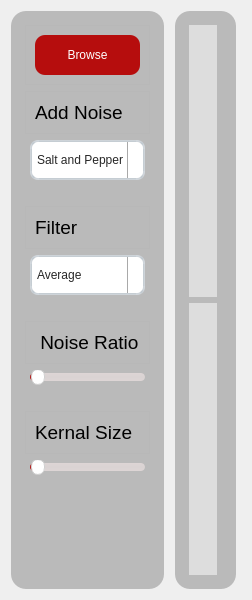
      <widget class="QWidget" name="tab">
       <attribute name="title">
        <string>Filter</string>
       </attribute>
       <layout class="QGridLayout" name="gridLayout_10">
        <item row="0" column="0">
         <layout class="QGridLayout" name="gridLayout">
          <item row="0" column="0">
           <layout class="QVBoxLayout" name="verticalLayout">
            <item>
             <widget class="QGroupBox" name="groupBox_8">
              <property name="maximumSize">
               <size>
                <width>250</width>
                <height>16777215</height>
               </size>
              </property>
              <property name="styleSheet">
               <string notr="true">QGroupBox {
  width: 65vw;
  height: 90vh;
  background-color:rgb(186, 186, 186) ;
  border-radius: 15px;
  padding: 5px; /* Adjust padding as needed */
  margin-right: 5px;
}

/* You may need to adjust the sub-controls styles based on your specific requirements */
QGroupBox::title {
  subcontrol-origin: margin;
  subcontrol-position: top center;
  padding: 0 3px;
}

QGroupBox::indicator {
  width: 13px;
  height: 13px;
}


</string>
              </property>
              <property name="title">
               <string/>
              </property>
              <layout class="QVBoxLayout" name="verticalLayout_15">
               <item>
                <widget class="QFrame" name="frame">
                 <property name="maximumSize">
                  <size>
                   <width>16777215</width>
                   <height>100</height>
                  </size>
                 </property>
                 <property name="frameShape">
                  <enum>QFrame::StyledPanel</enum>
                 </property>
                 <property name="frameShadow">
                  <enum>QFrame::Raised</enum>
                 </property>
                 <layout class="QGridLayout" name="gridLayout_3">
                  <item row="0" column="0">
                   <layout class="QHBoxLayout" name="horizontalLayout_20">
                    <property name="leftMargin">
                     <number>0</number>
                    </property>
                    <property name="topMargin">
                     <number>0</number>
                    </property>
                    <property name="rightMargin">
                     <number>0</number>
                    </property>
                    <property name="bottomMargin">
                     <number>0</number>
                    </property>
                    <item>
                     <widget class="QPushButton" name="browse_btn">
                      <property name="minimumSize">
                       <size>
                        <width>0</width>
                        <height>40</height>
                       </size>
                      </property>
                      <property name="styleSheet">
                       <string notr="true">QPushButton {
    width: 50%;
    background-color: rgb(182, 13, 13); /* Replace with the corresponding color value for --dark-grey in your application */
    color: white;
    border-radius: 10px;
    text-align: center;

}

QPushButton:hover {
    background-color: white;
color:red /* Replace with the corresponding color value for --darkest-color in your application */
}
</string>
                      </property>
                      <property name="text">
                       <string>Browse</string>
                      </property>
                     </widget>
                    </item>
                   </layout>
                  </item>
                 </layout>
                </widget>
               </item>
               <item>
                <layout class="QVBoxLayout" name="verticalLayout_2">
                 <property name="topMargin">
                  <number>0</number>
                 </property>
                 <property name="bottomMargin">
                  <number>100</number>
                 </property>
                 <item>
                  <layout class="QGridLayout" name="gridLayout_5">
                   <property name="topMargin">
                    <number>0</number>
                   </property>
                   <item row="0" column="0">
                    <widget class="QFrame" name="frame_2">
                     <property name="maximumSize">
                      <size>
                       <width>16777215</width>
                       <height>80</height>
                      </size>
                     </property>
                     <property name="frameShape">
                      <enum>QFrame::StyledPanel</enum>
                     </property>
                     <property name="frameShadow">
                      <enum>QFrame::Raised</enum>
                     </property>
                     <layout class="QGridLayout" name="gridLayout_4">
                      <item row="0" column="0">
                       <widget class="QLabel" name="label_4">
                        <property name="maximumSize">
                         <size>
                          <width>16777215</width>
                          <height>40</height>
                         </size>
                        </property>
                        <property name="font">
                         <font>
                          <pointsize>14</pointsize>
                         </font>
                        </property>
                        <property name="styleSheet">
                         <string notr="true"/>
                        </property>
                        <property name="text">
                         <string>Add Noise</string>
                        </property>
                        <property name="textFormat">
                         <enum>Qt::AutoText</enum>
                        </property>
                       </widget>
                      </item>
                     </layout>
                    </widget>
                   </item>
                   <item row="1" column="0">
                    <layout class="QHBoxLayout" name="horizontalLayout_21">
                     <property name="leftMargin">
                      <number>5</number>
                     </property>
                     <property name="topMargin">
                      <number>0</number>
                     </property>
                     <property name="rightMargin">
                      <number>5</number>
                     </property>
                     <property name="bottomMargin">
                      <number>0</number>
                     </property>
                     <item>
                      <widget class="QComboBox" name="noise_type_cb">
                       <property name="minimumSize">
                        <size>
                         <width>0</width>
                         <height>40</height>
                        </size>
                       </property>
                       <property name="styleSheet">
                        <string notr="true">QComboBox, QFontComboBox {
    border-width: 2px;
    border-radius: 8px;
    border-style: solid;
    border-top-color: qlineargradient(spread:pad, x1:0.5, y1:1, x2:0.5, y2:0, stop:0 #c1c9cf, stop:1 #d2d8dd);
    border-right-color: qlineargradient(spread:pad, x1:0, y1:0, x2:1, y2:0, stop:0 #c1c9cf, stop:1 #d2d8dd);
    border-bottom-color: qlineargradient(spread:pad, x1:0.5, y1:0, x2:0.5, y2:1, stop:0 #c1c9cf, stop:1 #d2d8dd);
    border-left-color: qlineargradient(spread:pad, x1:1, y1:0, x2:0, y2:0, stop:0 #c1c9cf, stop:1 #d2d8dd);
    background-color: #f4f4f4;
    color: #272727;
    padding-left: 5px;
}
QComboBox:editable, QComboBox:!editable, QComboBox::drop-down:editable, QComboBox:!editable:on, QComboBox::drop-down:editable:on {
    background: rgb(255, 255, 255);
}
QComboBox::drop-down {
    subcontrol-origin: padding;
    subcontrol-position: top right;
    width: 15px;
    color: #272727;
    border-left-width: 1px;
    border-left-color: darkgray;
    border-left-style: solid;
    border-top-right-radius: 3px;
    border-bottom-right-radius: 3px;
}
QComboBox::down-arrow {
    image: url(/usr/share/icons/Adwaita/16x16/actions/go-down-symbolic.symbolic.png); /*Adawaita icon thene*/
}

QComboBox::down-arrow:on {
    top: 1px;
    left: 1px;
}
QComboBox QAbstractItemView {
    border: 1px solid darkgray;
    border-radius: 8px;
    selection-background-color: #dadada;
    selection-color: #272727;
    color: #272727;
    background: white;
}</string>
                       </property>
                       <property name="currentText">
                        <string>Salt and Pepper</string>
                       </property>
                       <item>
                        <property name="text">
                         <string>Salt and Pepper</string>
                        </property>
                       </item>
                       <item>
                        <property name="text">
                         <string>Gaussian</string>
                        </property>
                       </item>
                       <item>
                        <property name="text">
                         <string>Uniform</string>
                        </property>
                       </item>
                      </widget>
                     </item>
                    </layout>
                   </item>
                  </layout>
                 </item>
                 <item>
                  <layout class="QGridLayout" name="gridLayout_6">
                   <property name="topMargin">
                    <number>20</number>
                   </property>
                   <item row="0" column="0">
                    <widget class="QFrame" name="frame_3">
                     <property name="maximumSize">
                      <size>
                       <width>16777215</width>
                       <height>80</height>
                      </size>
                     </property>
                     <property name="frameShape">
                      <enum>QFrame::StyledPanel</enum>
                     </property>
                     <property name="frameShadow">
                      <enum>QFrame::Raised</enum>
                     </property>
                     <layout class="QGridLayout" name="gridLayout_7">
                      <item row="0" column="0">
                       <widget class="QLabel" name="label_5">
                        <property name="maximumSize">
                         <size>
                          <width>16777215</width>
                          <height>40</height>
                         </size>
                        </property>
                        <property name="font">
                         <font>
                          <pointsize>14</pointsize>
                         </font>
                        </property>
                        <property name="styleSheet">
                         <string notr="true"/>
                        </property>
                        <property name="text">
                         <string>Filter</string>
                        </property>
                        <property name="textFormat">
                         <enum>Qt::AutoText</enum>
                        </property>
                       </widget>
                      </item>
                     </layout>
                    </widget>
                   </item>
                   <item row="1" column="0">
                    <layout class="QHBoxLayout" name="horizontalLayout_22">
                     <property name="leftMargin">
                      <number>5</number>
                     </property>
                     <property name="topMargin">
                      <number>0</number>
                     </property>
                     <property name="rightMargin">
                      <number>5</number>
                     </property>
                     <property name="bottomMargin">
                      <number>0</number>
                     </property>
                     <item>
                      <widget class="QComboBox" name="filter_type_cb">
                       <property name="minimumSize">
                        <size>
                         <width>0</width>
                         <height>40</height>
                        </size>
                       </property>
                       <property name="styleSheet">
                        <string notr="true">QComboBox, QFontComboBox {
    border-width: 2px;
    border-radius: 8px;
    border-style: solid;
    border-top-color: qlineargradient(spread:pad, x1:0.5, y1:1, x2:0.5, y2:0, stop:0 #c1c9cf, stop:1 #d2d8dd);
    border-right-color: qlineargradient(spread:pad, x1:0, y1:0, x2:1, y2:0, stop:0 #c1c9cf, stop:1 #d2d8dd);
    border-bottom-color: qlineargradient(spread:pad, x1:0.5, y1:0, x2:0.5, y2:1, stop:0 #c1c9cf, stop:1 #d2d8dd);
    border-left-color: qlineargradient(spread:pad, x1:1, y1:0, x2:0, y2:0, stop:0 #c1c9cf, stop:1 #d2d8dd);
    background-color: #f4f4f4;
    color: #272727;
    padding-left: 5px;
}
QComboBox:editable, QComboBox:!editable, QComboBox::drop-down:editable, QComboBox:!editable:on, QComboBox::drop-down:editable:on {
    background: rgb(255, 255, 255);
}
QComboBox::drop-down {
    subcontrol-origin: padding;
    subcontrol-position: top right;
    width: 15px;
    color: #272727;
    border-left-width: 1px;
    border-left-color: darkgray;
    border-left-style: solid;
    border-top-right-radius: 3px;
    border-bottom-right-radius: 3px;
}
QComboBox::down-arrow {
    image: url(/usr/share/icons/Adwaita/16x16/actions/go-down-symbolic.symbolic.png); /*Adawaita icon thene*/
}

QComboBox::down-arrow:on {
    top: 1px;
    left: 1px;
}
QComboBox QAbstractItemView {
    border: 1px solid darkgray;
    border-radius: 8px;
    selection-background-color: #dadada;
    selection-color: #272727;
    color: #272727;
    background: white;
}</string>
                       </property>
                       <item>
                        <property name="text">
                         <string>Average</string>
                        </property>
                       </item>
                       <item>
                        <property name="text">
                         <string>Gaussian</string>
                        </property>
                       </item>
                       <item>
                        <property name="text">
                         <string>Median</string>
                        </property>
                       </item>
                      </widget>
                     </item>
                    </layout>
                   </item>
                  </layout>
                 </item>
                 <item>
                  <layout class="QGridLayout" name="gridLayout_8">
                   <property name="topMargin">
                    <number>20</number>
                   </property>
                   <item row="0" column="0">
                    <widget class="QFrame" name="frame_4">
                     <property name="maximumSize">
                      <size>
                       <width>16777215</width>
                       <height>80</height>
                      </size>
                     </property>
                     <property name="frameShape">
                      <enum>QFrame::StyledPanel</enum>
                     </property>
                     <property name="frameShadow">
                      <enum>QFrame::Raised</enum>
                     </property>
                     <layout class="QGridLayout" name="gridLayout_9">
                      <item row="0" column="0">
                       <widget class="QLabel" name="SNR_label">
                        <property name="maximumSize">
                         <size>
                          <width>16777215</width>
                          <height>40</height>
                         </size>
                        </property>
                        <property name="font">
                         <font>
                          <pointsize>14</pointsize>
                         </font>
                        </property>
                        <property name="styleSheet">
                         <string notr="true"/>
                        </property>
                        <property name="text">
                         <string> Noise Ratio</string>
                        </property>
                        <property name="textFormat">
                         <enum>Qt::AutoText</enum>
                        </property>
                       </widget>
                      </item>
                     </layout>
                    </widget>
                   </item>
                   <item row="1" column="0">
                    <layout class="QHBoxLayout" name="horizontalLayout_23">
                     <property name="leftMargin">
                      <number>5</number>
                     </property>
                     <property name="topMargin">
                      <number>0</number>
                     </property>
                     <property name="rightMargin">
                      <number>5</number>
                     </property>
                     <property name="bottomMargin">
                      <number>0</number>
                     </property>
                     <item>
                      <widget class="QSlider" name="NSR_Slider">
                       <property name="styleSheet">
                        <string notr="true">QSlider::groove {
    border: 1px solid #bbbbbb;
    background-color: #52595d;
    border-radius: 4px;
}
QSlider::groove:horizontal {
    height: 6px;
}
QSlider::groove:vertical {
    width: 6px;
}
QSlider::handle:horizontal {
    background: #ffffff;
    border-style: solid;
    border-width: 1px;
    border-color: rgb(207,207,207);
    width: 12px;
    margin: -5px 0;
    border-radius: 7px;
}
QSlider::handle:vertical {
    background: #ffffff;
    border-style: solid;
    border-width: 1px;
    border-color: rgb(207,207,207);
    height: 12px;
    margin: 0 -5px;
    border-radius: 7px;
}
QSlider::add-page, QSlider::sub-page {
    border: 1px transparent;
    background-color: #52595d;
    border-radius: 4px;
}
QSlider::add-page:horizontal {
    background: qlineargradient(spread:pad, x1:0, y1:0, x2:0, y2:1, stop:0 #ddd5d5, stop:0.5 #dad3d3, stop:1 #ddd5d5);
}
QSlider::sub-page:horizontal {
    background-color: qlineargradient(spread:pad, x1:0, y1:0, x2:1, y2:0, stop:0  rgb(182, 13, 13), stop:0.5  rgb(182, 13, 13), stop:1  rgb(182, 13, 13));
}
</string>
                       </property>
                       <property name="minimum">
                        <number>0</number>
                       </property>
                       <property name="maximum">
                        <number>100</number>
                       </property>
                       <property name="orientation">
                        <enum>Qt::Horizontal</enum>
                       </property>
                      </widget>
                     </item>
                    </layout>
                   </item>
                  </layout>
                 </item>
                 <item>
                  <layout class="QGridLayout" name="gridLayout_11">
                   <property name="topMargin">
                    <number>20</number>
                   </property>
                   <item row="0" column="0">
                    <widget class="QFrame" name="frame_5">
                     <property name="maximumSize">
                      <size>
                       <width>16777215</width>
                       <height>80</height>
                      </size>
                     </property>
                     <property name="frameShape">
                      <enum>QFrame::StyledPanel</enum>
                     </property>
                     <property name="frameShadow">
                      <enum>QFrame::Raised</enum>
                     </property>
                     <layout class="QGridLayout" name="gridLayout_12">
                      <item row="0" column="0">
                       <widget class="QLabel" name="kernel_label">
                        <property name="maximumSize">
                         <size>
                          <width>16777215</width>
                          <height>40</height>
                         </size>
                        </property>
                        <property name="font">
                         <font>
                          <pointsize>14</pointsize>
                         </font>
                        </property>
                        <property name="styleSheet">
                         <string notr="true"/>
                        </property>
                        <property name="text">
                         <string>Kernal Size</string>
                        </property>
                        <property name="textFormat">
                         <enum>Qt::AutoText</enum>
                        </property>
                       </widget>
                      </item>
                     </layout>
                    </widget>
                   </item>
                   <item row="1" column="0">
                    <layout class="QHBoxLayout" name="horizontalLayout_24">
                     <property name="leftMargin">
                      <number>5</number>
                     </property>
                     <property name="topMargin">
                      <number>0</number>
                     </property>
                     <property name="rightMargin">
                      <number>5</number>
                     </property>
                     <property name="bottomMargin">
                      <number>0</number>
                     </property>
                     <item>
                      <widget class="QSlider" name="Kernel_slider">
                       <property name="styleSheet">
                        <string notr="true">QSlider::groove {
    border: 1px solid #bbbbbb;
    background-color: #52595d;
    border-radius: 4px;
}
QSlider::groove:horizontal {
    height: 6px;
}
QSlider::groove:vertical {
    width: 6px;
}
QSlider::handle:horizontal {
    background: #ffffff;
    border-style: solid;
    border-width: 1px;
    border-color: rgb(207,207,207);
    width: 12px;
    margin: -5px 0;
    border-radius: 7px;
}
QSlider::handle:vertical {
    background: #ffffff;
    border-style: solid;
    border-width: 1px;
    border-color: rgb(207,207,207);
    height: 12px;
    margin: 0 -5px;
    border-radius: 7px;
}
QSlider::add-page, QSlider::sub-page {
    border: 1px transparent;
    background-color: #52595d;
    border-radius: 4px;
}
QSlider::add-page:horizontal {
    background: qlineargradient(spread:pad, x1:0, y1:0, x2:0, y2:1, stop:0 #ddd5d5, stop:0.5 #dad3d3, stop:1 #ddd5d5);
}
QSlider::sub-page:horizontal {
    background-color: qlineargradient(spread:pad, x1:0, y1:0, x2:1, y2:0, stop:0  rgb(182, 13, 13), stop:0.5  rgb(182, 13, 13), stop:1  rgb(182, 13, 13));
}
</string>
                       </property>
                       <property name="minimum">
                        <number>3</number>
                       </property>
                       <property name="maximum">
                        <number>20</number>
                       </property>
                       <property name="orientation">
                        <enum>Qt::Horizontal</enum>
                       </property>
                      </widget>
                     </item>
                    </layout>
                   </item>
                  </layout>
                 </item>
                </layout>
               </item>
              </layout>
             </widget>
            </item>
           </layout>
          </item>
          <item row="0" column="1">
           <layout class="QVBoxLayout" name="verticalLayout_5">
            <item>
             <widget class="QGroupBox" name="groupBox_9">
              <property name="maximumSize">
               <size>
                <width>16777215</width>
                <height>16777215</height>
               </size>
              </property>
              <property name="styleSheet">
               <string notr="true">QGroupBox {
  width: 65vw;
  height: 90vh;
  background-color:rgb(186, 186, 186) ;
  border-radius: 15px;
  padding: 5px; /* Adjust padding as needed */
  margin-right: 5px;
}

/* You may need to adjust the sub-controls styles based on your specific requirements */
QGroupBox::title {
  subcontrol-origin: margin;
  subcontrol-position: top center;
  padding: 0 3px;
}

QGroupBox::indicator {
  width: 13px;
  height: 13px;
}


</string>
              </property>
              <property name="title">
               <string/>
              </property>
              <layout class="QVBoxLayout" name="verticalLayout_16">
               <item>
                <layout class="QVBoxLayout" name="verticalLayout_3">
                 <item>
                  <widget class="QGroupBox" name="groupBox_10">
                   <property name="maximumSize">
                    <size>
                     <width>16777215</width>
                     <height>16777215</height>
                    </size>
                   </property>
                   <property name="styleSheet">
                    <string notr="true">QGroupBox {
  width: 65vw;
  height: 90vh;
  background-color:#dddddd;
  border-radius: 15px;
  padding: 5px; /* Adjust padding as needed */
  margin-right: 5px;
}

/* You may need to adjust the sub-controls styles based on your specific requirements */
QGroupBox::title {
  subcontrol-origin: margin;
  subcontrol-position: top center;
  padding: 0 3px;
}

QGroupBox::indicator {
  width: 13px;
  height: 13px;
}


</string>
                   </property>
                   <property name="title">
                    <string/>
                   </property>
                   <layout class="QVBoxLayout" name="verticalLayout_17">
                    <item>
                     <widget class="PlotWidget" name="original_image_1" native="true"/>
                    </item>
                   </layout>
                  </widget>
                 </item>
                </layout>
               </item>
               <item>
                <layout class="QVBoxLayout" name="verticalLayout_4">
                 <item>
                  <widget class="QGroupBox" name="manipulated_img">
                   <property name="maximumSize">
                    <size>
                     <width>16777215</width>
                     <height>16777215</height>
                    </size>
                   </property>
                   <property name="styleSheet">
                    <string notr="true">QGroupBox {
  width: 65vw;
  height: 90vh;
  background-color:#dddddd;
  border-radius: 15px;
  padding: 5px; /* Adjust padding as needed */
  margin-right: 5px;
}

/* You may need to adjust the sub-controls styles based on your specific requirements */
QGroupBox::title {
  subcontrol-origin: margin;
  subcontrol-position: top center;
  padding: 0 3px;
}

QGroupBox::indicator {
  width: 13px;
  height: 13px;
}


</string>
                   </property>
                   <property name="title">
                    <string/>
                   </property>
                   <layout class="QVBoxLayout" name="verticalLayout_18">
                    <item>
                     <widget class="PlotWidget" name="manipulated_image_1" native="true"/>
                    </item>
                   </layout>
                  </widget>
                 </item>
                </layout>
               </item>
              </layout>
             </widget>
            </item>
           </layout>
          </item>
         </layout>
        </item>
       </layout>
      </widget>
